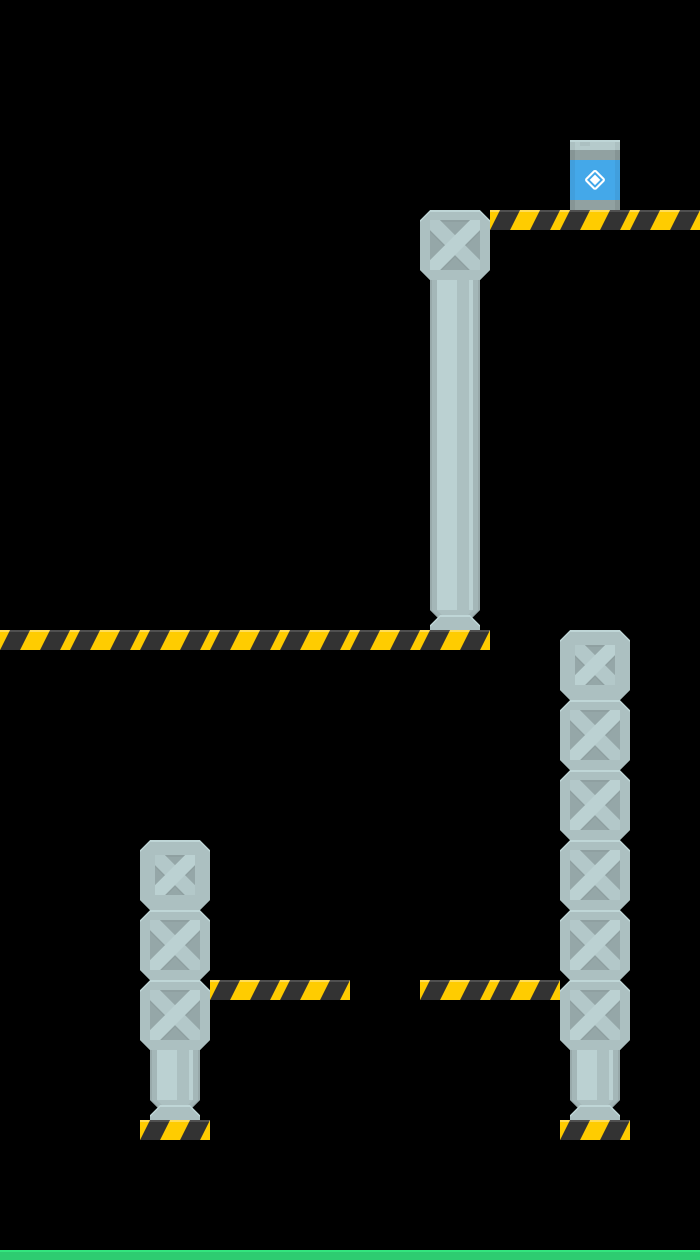

A level layout from a 2D game, rendered from its tile map. Below: a short description, then the map file with its tile-grid data intact:
An orthogonal 10x18 tile map with 70x70 px tiles, 1 tile layer (Tile Layer 1) and 10 objects (8x collision, exit, player).

<map version="1.4" tiledversion="1.4.3" orientation="orthogonal" renderorder="right-down" width="10" height="18" tilewidth="70" tileheight="70" infinite="0" nextlayerid="4" nextobjectid="15">
 <tileset firstgid="1" source="Rocket.tsx" />
 <layer id="1" name="Tile Layer 1" width="10" height="18">
  <data encoding="csv">
0,0,0,0,0,0,0,0,0,0,
0,0,0,0,0,0,0,0,0,0,
0,0,0,0,0,0,0,0,90,0,
0,0,0,0,0,0,57,64,64,64,
0,0,0,0,0,0,85,0,0,0,
0,0,0,0,0,0,85,0,0,0,
0,0,0,0,0,0,85,0,0,0,
0,0,0,0,0,0,85,0,0,0,
0,0,0,0,0,0,99,0,0,0,
64,64,64,64,64,64,64,0,58,0,
0,0,0,0,0,0,0,0,57,0,
0,0,0,0,0,0,0,0,57,0,
0,0,58,0,0,0,0,0,57,0,
0,0,57,0,0,0,0,0,57,0,
0,0,57,64,64,0,64,64,57,0,
0,0,99,0,0,0,0,0,99,0,
0,0,64,0,0,0,0,0,64,0,
11,11,11,11,11,11,11,11,11,11
</data>
 </layer>
 <objectgroup id="2" name="objects">
  <object id="13" name="exit" x="570.333" y="141.333" width="52.3333" height="66" />
  <object id="14" name="player" x="374" y="1167" width="19" height="18" />
 </objectgroup>
 <objectgroup id="3" name="physics">
  <object id="4" name="collision" x="-2.5" y="1250" width="712.5" height="24" />
  <object id="6" name="collision" x="560.667" y="631.333" width="70" height="510" />
  <object id="7" name="collision" x="141.333" y="841.333" width="69.3333" height="300.667" />
  <object id="8" name="collision" x="210.667" y="979.333" width="140" height="22" />
  <object id="9" name="collision" x="421.333" y="980.667" width="139.333" height="19.3333" />
  <object id="10" name="collision" x="1.33333" y="630.667" width="490" height="20" />
  <object id="11" name="collision" x="420.667" y="209.333" width="70" height="420" />
  <object id="12" name="collision" x="492.667" y="210" width="208" height="20.6667" />
 </objectgroup>
</map>
